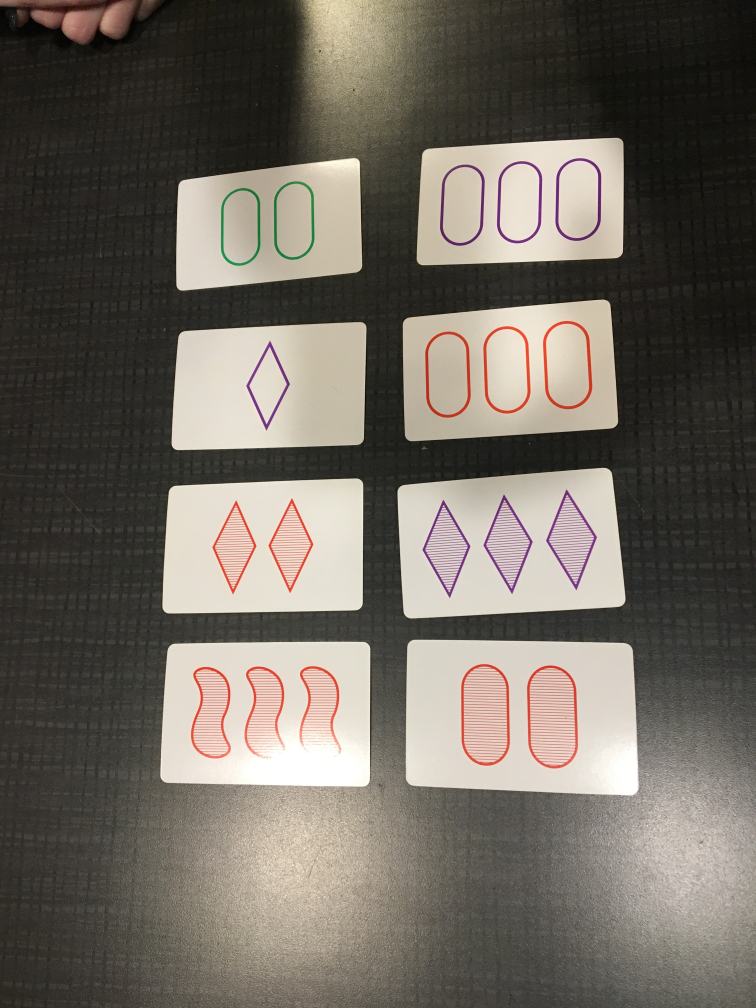
#> input picture scanner/set.jpg, 3024 x 4032 px (shown at 1/4 size)
$ python main.py   (older library calls are emulated)
#> lines starting #> are read from the running program, lines starting #| are printed output that depends on the picture; after the words box and inside, x2 and y2 are one past the last pixel; in counts of white or black regions, pixels touching at a corner belong together
#> further down, image is the input picture: shape (4032, 3024, 3); mean B, G, R 96.7, 105.4, 111.7
### scanner/scan.py
import sys
sys.path.insert(0, '~/Documents/programming/python/ml/pyImageSearchBlog/perspective_transform')

import cv2
import imutils

def scan_image(image, bw=True):
#> called with bw = True
    ratio = image.shape[0] / 500.0
#> ratio = 8.06
    orig = image.copy()
    image = imutils.resize(image, height=500)
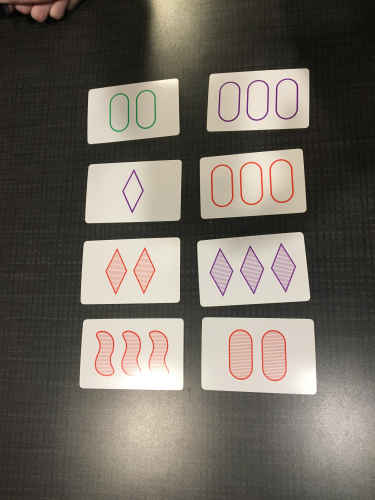
#> image: shape (500, 375, 3); mean of channels 0, 1, 2 96.7, 105.4, 111.7; drawn as B, G, R

    # convert the image to grayscale, blur it, and find edges
    gray = cv2.cvtColor(image, cv2.COLOR_BGR2GRAY)
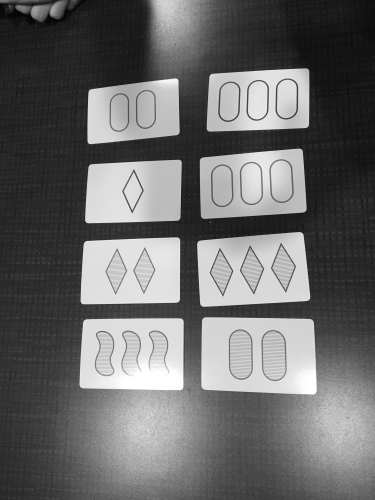
#> gray: shape (500, 375); min 3, max 255, mean 106.3
    gray = cv2.GaussianBlur(gray, (3, 3), 0)
    edged = cv2.Canny(gray, 75, 200)
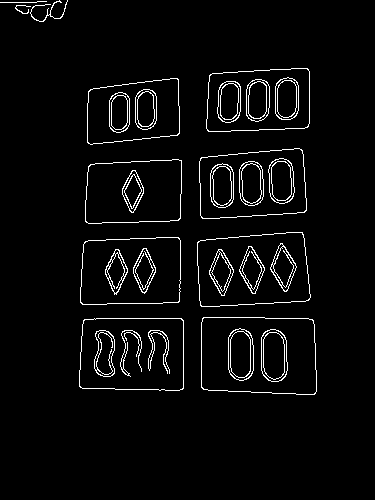
#> edged: shape (500, 375); 3.7% white in thin lines or dots, all inside (x1, y1, x2, y2) = (0, 0, 317, 395)

    print('[INFO] 1: Edge Detection')
    # [4 lines of commented-out code are left out]

    cnts = cv2.findContours(edged.copy(), cv2.RETR_LIST, cv2.CHAIN_APPROX_SIMPLE)
#> cnts = 97 contours, 15 with area under 20; largest, box (x1, y1, x2, y2) and area: (201, 317, 317, 395) 8460, (201, 317, 317, 395) 8452, (197, 232, 311, 307) 7395, (197, 232, 311, 307) 7389, (79, 318, 184, 391) 7240
    cnts = cnts[0] if imutils.is_cv2() else cnts[1]
    cnts = sorted(cnts, key=cv2.contourArea, reverse=True)[:15]
#> cnts = 15 contours; largest, box (x1, y1, x2, y2) and area: (201, 317, 317, 395) 8460, (201, 317, 317, 395) 8452, (197, 232, 311, 307) 7395, (197, 232, 311, 307) 7389, (79, 318, 184, 391) 7240
    screenCnts = []

    for c in cnts:
        # approximate the contour
        peri = cv2.arcLength(c, True)
        approx = cv2.approxPolyDP(c, 0.02 * peri, True)

        if len(approx) == 4 and cv2.contourArea(approx) > 1000:
            screenCnts.append(approx)
#> this loop made 15 passes
#> (peri, approx) on passes 1 to 12: (374, [[202, 318], [203, 389], [315, 393], [312, 319]]), (371.7, [[202, 319], [311, 319], [316, 391], [204, 389]]), (356.4, [[302, 232], [198, 241], [200, 305], [308, 300]]), (354.1, [[302, 233], [307, 300], [200, 304], [200, 240]]), (345.5, [[83, 320], [80, 387], [183, 388], [181, 318]]), (343.1, [[83, 321], [180, 318], [183, 387], [82, 388]]), (337.6, [[302, 150], [201, 157], [201, 217], [304, 212]]), (335.3, [[302, 151], [303, 212], [200, 215], [202, 157]]), (326.5, [[179, 238], [85, 241], [80, 302], [178, 302]]), (324.2, [[180, 240], [177, 302], [80, 301], [86, 241]]), (320.3, [[308, 69], [210, 74], [207, 130], [307, 127]]), (317.9, [[309, 71], [306, 127], [206, 128], [212, 73]])
#> after the loop, screenCnts = 15 contours; largest, box (x1, y1, x2, y2) and area: (202, 318, 316, 394) 8042, (202, 319, 317, 392) 7842, (198, 232, 309, 306) 7024, (80, 318, 184, 389) 6884, (200, 233, 308, 305) 6858

    print('STEP 2: Find the contours')
    cv2.drawContours(image, screenCnts, -1, (0, 255, 0), 2)
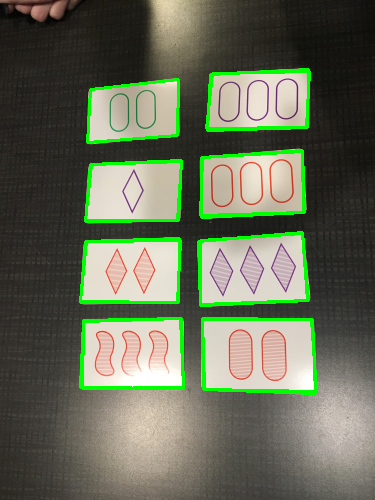
#> image: shape (500, 375, 3); 4.89% of pixels changed, all inside (x1, y1, x2, y2) = (79, 68, 318, 395); drawn as B, G, R
    cv2.imshow('Outline', image)
    cv2.waitKey(0)
    cv2.destroyAllWindows()

### main.py
import cv2
from scanner.scan import scan_image

image = 'scanner/set.jpg'
image = cv2.imread(image)

scan_image(image)
